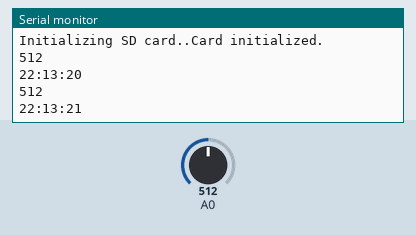
Simulated run of this sketch. Board: Arduino Uno, built with avr-gcc and run on an emulated ATmega328P. Shown: the last lines printed to the serial monitor. The test bench sets the inputs (shaded band); at power-on: A0 = 512. The local clock reads 2024-03-15 10:24:30 at power-on unless the sketch sets it; storage starts empty.

Above: at 1.2 s.
1.3 s: A0 set to 716
At 2.6 s:
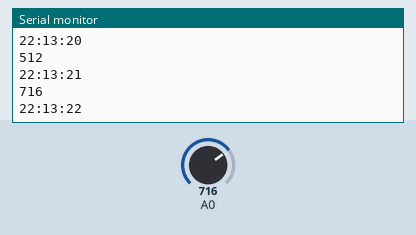
2.8 s: A0 set to 900
At 3.9 s:
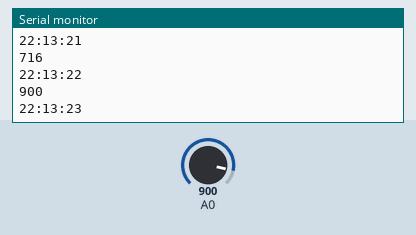
Timing chart, 0 to 5.8 s (numbered marks = the images above; inputs shaded):
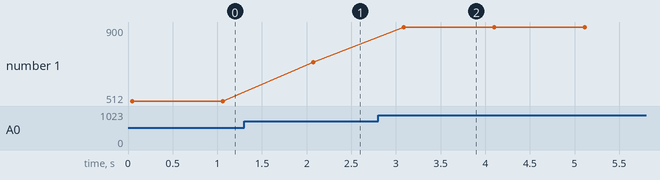

The sketch:

RTC_SD.ino
```cpp
/* VUSARL 김재은
 *  RTC, SD카드 연동
 *
 *
 *
 */
#include <SPI.h>
#include <SD.h>
#include "RTClib.h"
#include <Wire.h>
#include <stdio.h>

const int chipSelect = 4;
// mosi 11, sck13, miso 12
RTC_DS1307 rtc;
int sec = 0;
int min = 0;
int counter = 0;

String string1 = "VUASRL.csv";
String string2 = "__TIME__";

char daysOfTheWeek[7][12] = {"Sunday", "Monday", "Tuesday", "Wednesday", "Thursday", "Friday", "Saturday"};

void setup() {
 Serial.begin(9600);

 Serial.print("Initializing SD card..");           //SD카드 인식
     if (!SD.begin(chipSelect))
     {
      Serial.println("Card failed. or not present");
      while  (1);
     }
      Serial.println("Card initialized.");


   File dataFile = SD.open(string1 + string2 , FILE_WRITE);
    dataFile.print("Trust\t");
    dataFile.println("Time");
    dataFile.close();

  if (! rtc.begin())
  {
    Serial.print("Couldn't fine RTC");
    while (1);
  }

  if (! rtc.isrunning())
  {
    Serial.println("RTC is NOT running, let's set the time!");
  }
    rtc.adjust(DateTime(F(__DATE__), F(__TIME__)));

}

void loop() {
  sec = millis()/1000-60*counter;
  if(sec == 60) { counter++;min++;}

  File dataFile = SD.open(string1 + string2, FILE_WRITE);  //csv하면 엑셀 txt하면 메모장
  DateTime now = rtc.now();

  if (dataFile)
  {

                                                                           //unsigned int data = analogRead(A0);
                                                                           //String(data)
    dataFile.print("\n");                                                                       //string data =string(h)+","+string(t);
    dataFile.print(analogRead(A0));
    dataFile.print("\t");                      //여기에 출력되는 값을 적어준다,.
    dataFile.print(min);
    dataFile.print(':');
    dataFile.print(sec);


    dataFile.close();
    Serial.println(analogRead(A0));
  }

  else
  {
    Serial.println("error opening VUASRL.csv");
  }


    Serial.print(now.hour(), DEC);
    Serial.print(':');
    Serial.print(now.minute(), DEC);
    Serial.print(':');
    Serial.print(now.second(), DEC);
    Serial.println();

    delay(1000);


}
```

Measured:
- after the input at 1.3 s, the serial monitor: prints a new line after 0.77 s (image 1)
- after the input at 2.8 s, the serial monitor: prints a new line after 0.29 s (image 2)
- plotted number 1: 512 → 716 after the input at 1.3 s, 716 → 900 after the input at 2.8 s
